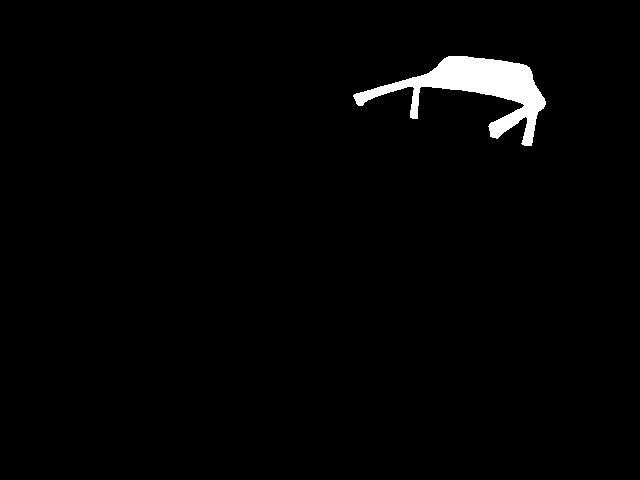
#> input picture segmentation-refinement/test/output.jpg, 640 x 480 px, given in place of output.png, which was not available
$ python combine.py
#> lines starting #> are read from the running program, lines starting #| are printed output that depends on the picture; pictures that were not available may be replaced by others from this repository, and a replacement may not be noted
import cv2
import numpy as np
file0 = '/data/yliugu/output_check/output.png'
file1 = '/data/yliugu/output_check/output_1.png'
output_file = '/data/yliugu/output_check/combine.png'
image = cv2.imread(file0)
#> image is the input picture: shape (480, 640, 3); min 0, max 255, mean 4.8
image_1 = cv2.imread(file1)
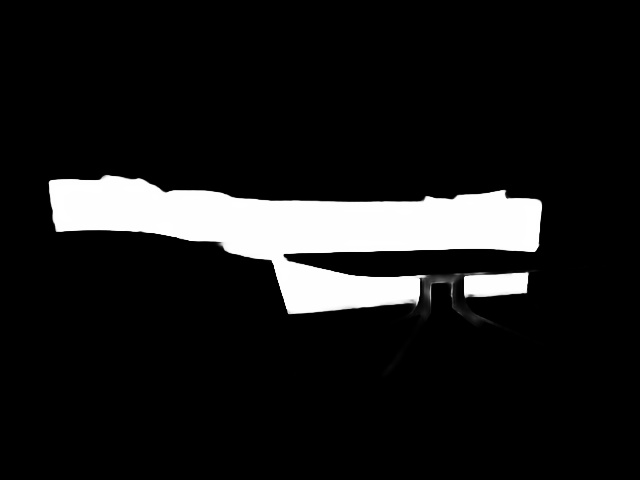
#> input picture segmentation-refinement/test/output_1.jpg, 640 x 480 px, given in place of output_1.png, which was not available
#> image_1 is the input picture: shape (480, 640, 3); min 0, max 255, mean 26.8


kernel = np.ones((7, 7), np.uint8)
image = cv2.erode(image.astype(float), kernel, iterations=1)
image_1 = cv2.dilate(image_1.astype(float), kernel, iterations=1)
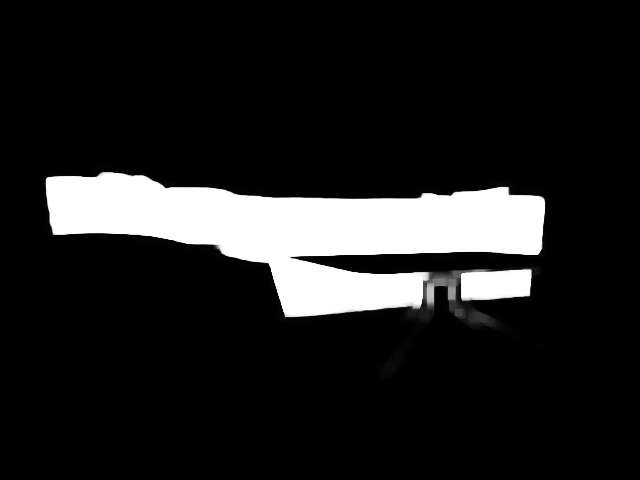
#> image_1: shape (480, 640, 3) float64; min 0, max 255, mean 31.6
output = (image + image_1) // 2
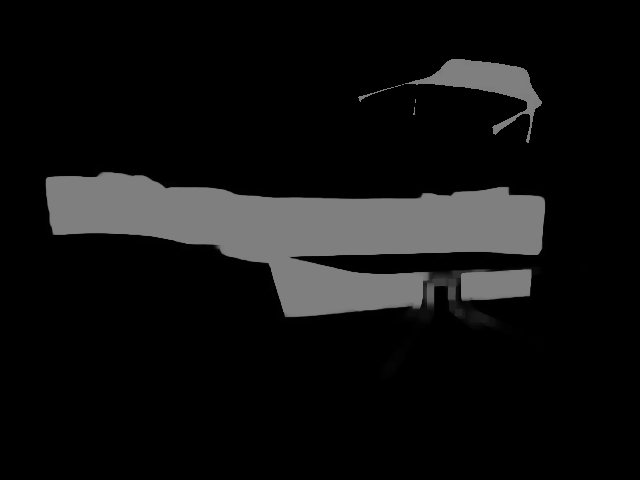
#> output: shape (480, 640, 3) float64; min 0, max 127, mean 17.2
cv2.imwrite(output_file, output, )
